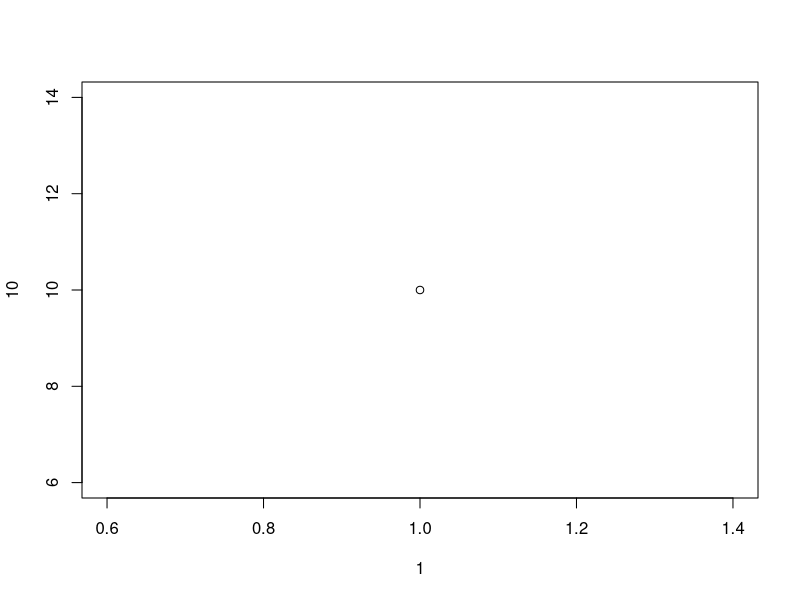
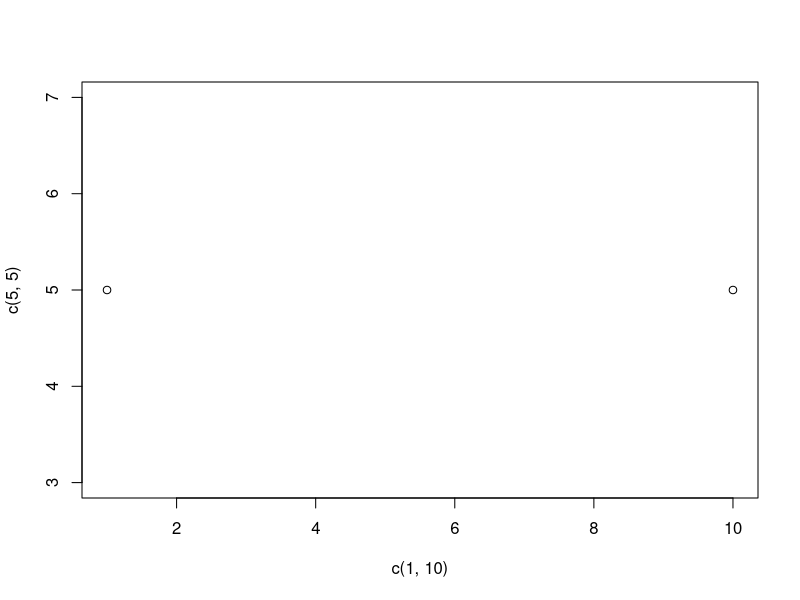
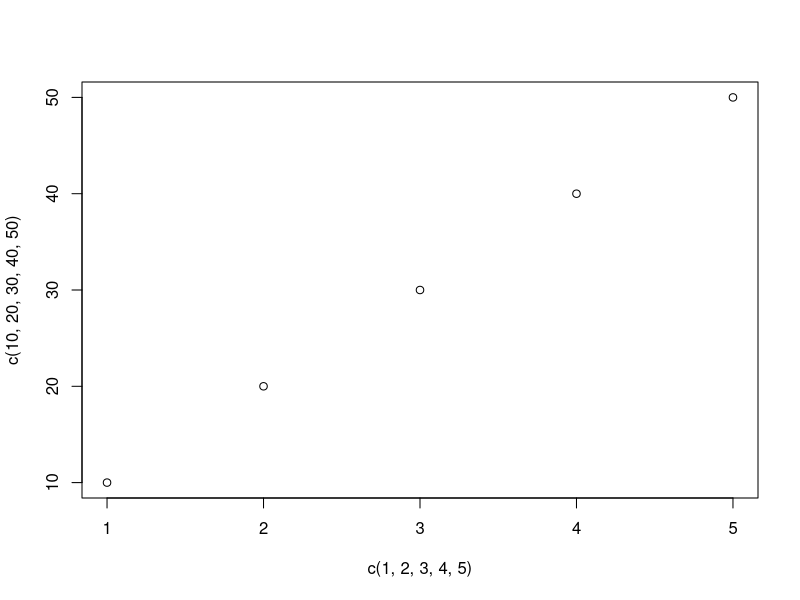
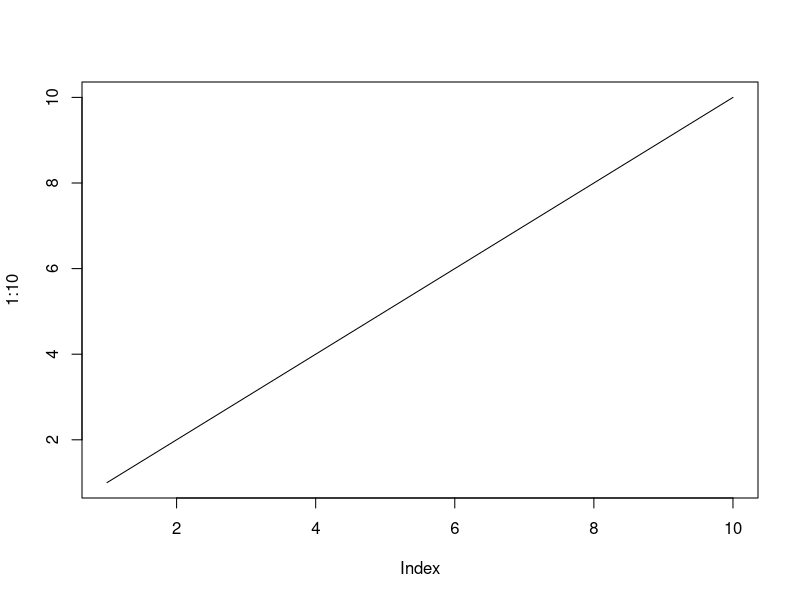
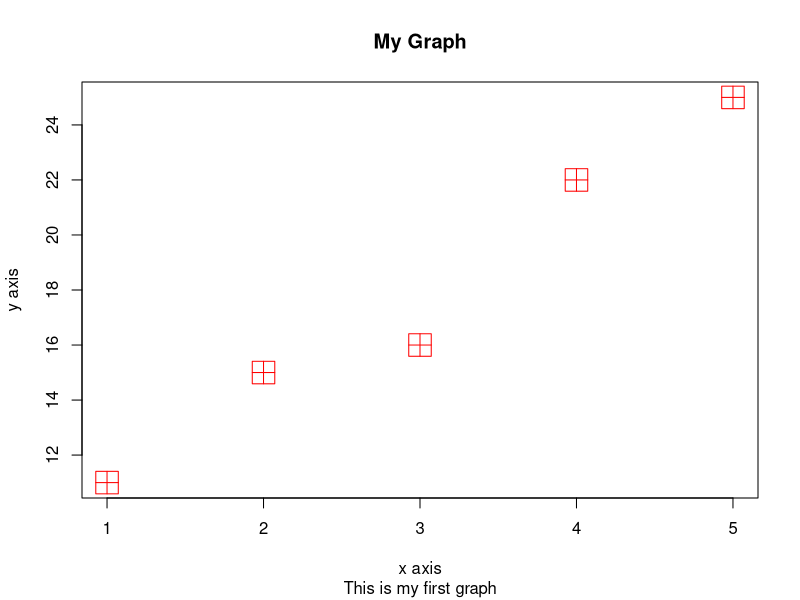
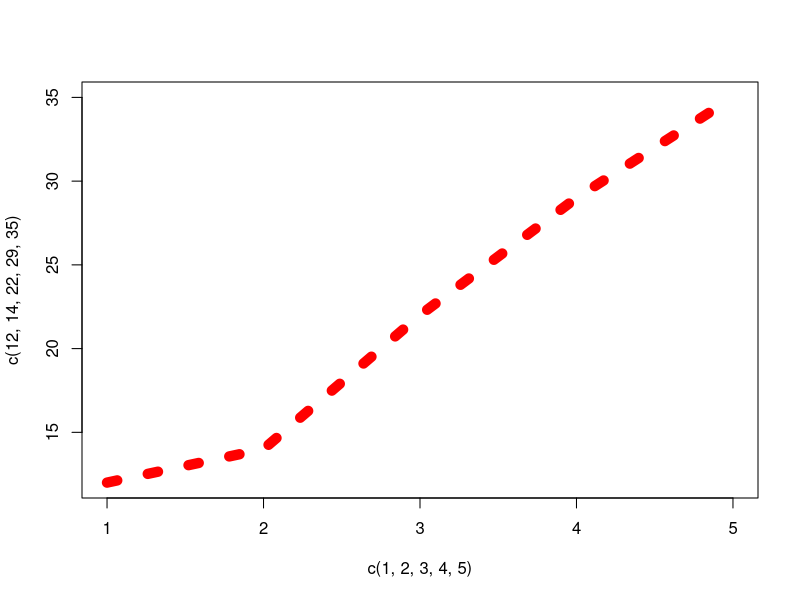
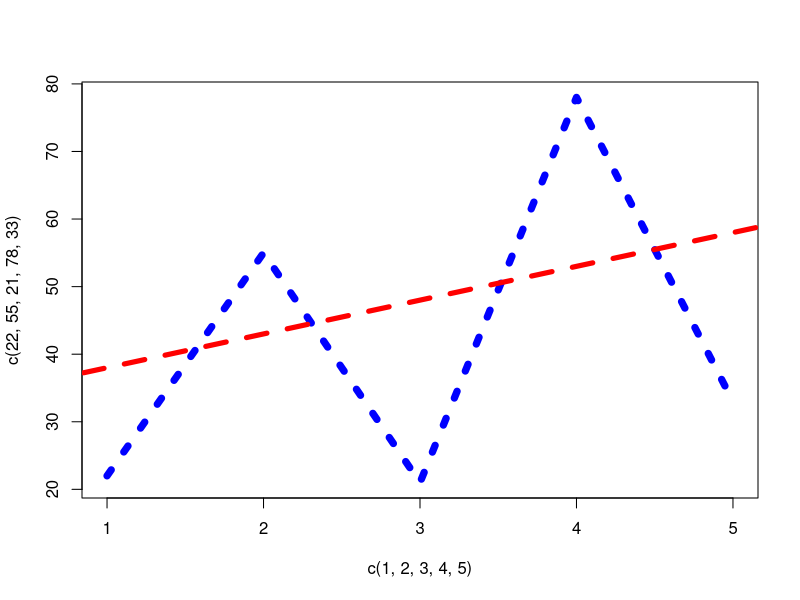

The R script that drew these images, in order:
# plot graph is use to draw points on graph (markers)
plot(1,10)

plot(c(1,10),c(5,5))

plot(c(1,2,3,4,5),c(10,20,30,40,50))

plot(1:10,type="l")

plot(c(1, 2, 3, 4, 5), c(11, 15, 16, 22, 25),
  # type = "l",
  col = "red",
  xlab = "x axis",
  ylab = "y axis",
  main = "My Graph",
  sub = "This is my first graph",
  cex = 3,
  pch = 12, # 0-25
)

# another line graph

plot(c(1, 2, 3, 4, 5), c(12, 14, 22, 29, 35),type="l",col="red",lwd=10,lty=3)

# lines() function for muliple lines in one pragh

plot(c(1, 2, 3, 4, 5), c(22, 55, 21, 78, 33),type="l",col="blue",lwd=7,lty=3)
lines(c(6,7,8,9,0),c(22,55,21,78,33), col="red",lwd=5,lty=2,cex = 20)
